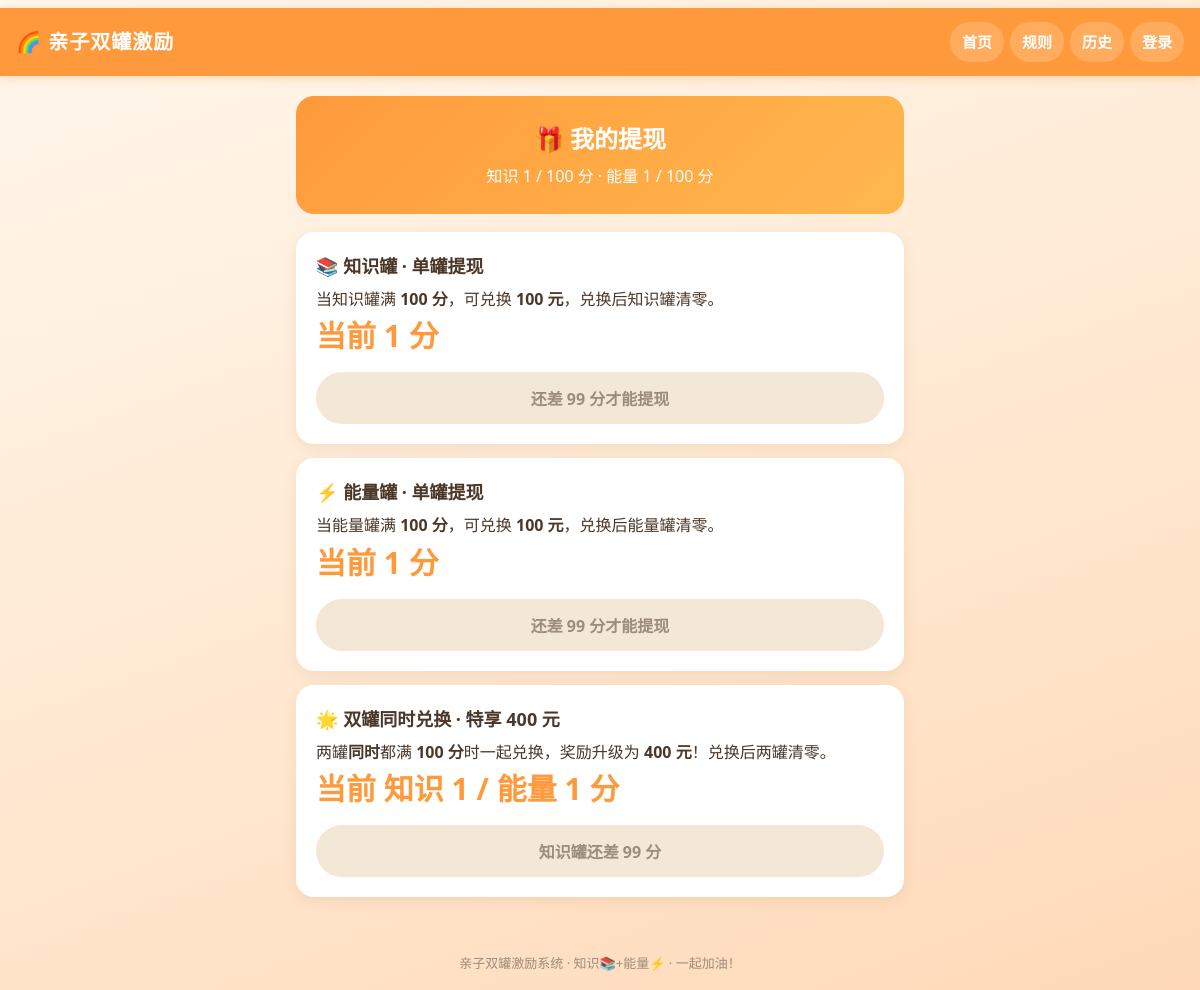
The app's page /withdraw, older data.
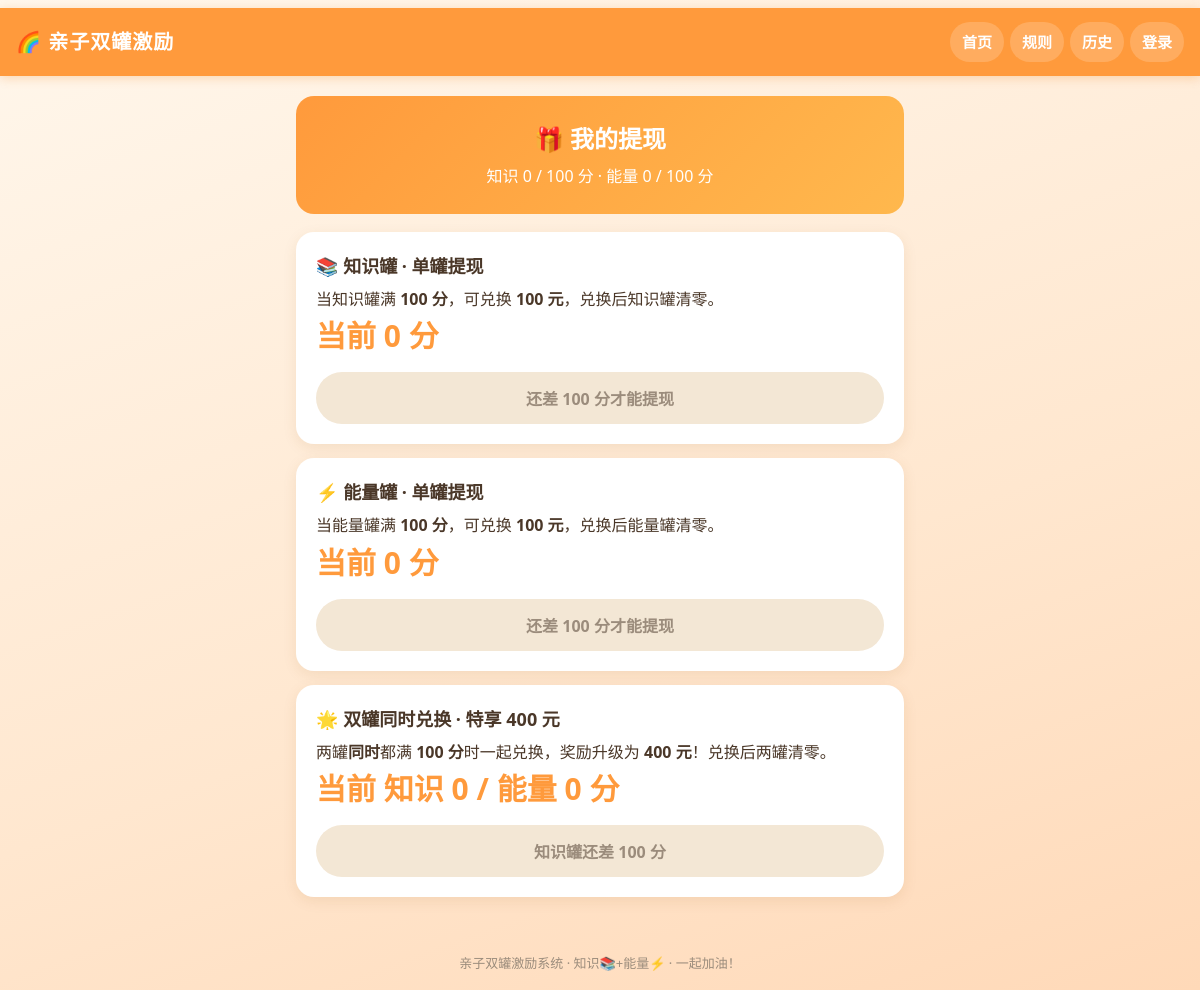
The same page, newer data.
### tables this page shows
CREATE TABLE jars (
  id           INTEGER PRIMARY KEY AUTOINCREMENT,
  user_id      INTEGER NOT NULL REFERENCES users(id),
  jar_type     TEXT NOT NULL CHECK(jar_type IN ('knowledge','energy')),
  balance      INTEGER NOT NULL DEFAULT 0,
  max_balance  INTEGER NOT NULL DEFAULT 100,
  updated_at   TEXT NOT NULL DEFAULT (datetime('now','localtime')),
  UNIQUE(user_id, jar_type)
);

### app.py (the view)
    @app.route("/withdraw")
    def withdraw():
        conn = get_db()
        role = session.get("role")
        if role == "parent":
            return redirect(url_for("parent"))
        if role == "child":
            uid = session["user_id"]
        else:
            child = conn.execute(
                "SELECT * FROM users WHERE role='child' ORDER BY id LIMIT 1"
            ).fetchone()
            uid = child["id"] if child else None
        if uid is None:
            return render_template("withdraw.html", knowledge=None, energy=None,
                                   max_balance=MAX_BALANCE)
        k = get_jar(uid, "knowledge")
        e = get_jar(uid, "energy")
        return render_template("withdraw.html", knowledge=k, energy=e,
                               max_balance=MAX_BALANCE)

### app.py (called while the page is built)
def get_jar(uid: int, jar_type: str):
    row = get_db().execute(
        "SELECT * FROM jars WHERE user_id=? AND jar_type=?", (uid, jar_type)
    ).fetchone()
    if row is None:
        return {"user_id": uid, "jar_type": jar_type, "balance": 0,
                "max_balance": MAX_BALANCE}
    return row

### database.py (called while the page is built)
def connect_db(db_path=None):
    if db_path is None:
        db_path = current_app.config["DATABASE"]
    conn = sqlite3.connect(db_path)
    conn.row_factory = sqlite3.Row
    conn.execute("PRAGMA foreign_keys = ON")
    return conn

def get_db():
    if "db" not in g:
        g.db = connect_db()
    return g.db

### templates/withdraw.html (shortened to what this page needs)
{% extends "base.html" %}
{% block content %}
<div class="withdraw-hero">
  <h1>🎁 我的提现</h1>
  <p>知识 {{ knowledge['balance'] }} / 100 分 · 能量 {{ energy['balance'] }} / 100 分</p>
</div>
<div class="withdraw-cards">
  <div class="w-card">
    <h2>📚 知识罐 · 单罐提现</h2>
    <p>当知识罐满 <b>{{ max_balance }} 分</b>，可兑换 <b>100 元</b>，兑换后知识罐清零。</p>
    <div class="w-stat">当前 {{ knowledge['balance'] }} 分</div>
    {% if knowledge['balance'] >= max_balance %}
    <form method="post" action="{{ url_for('withdraw_post') }}"
          data-confirm="确定用知识罐的100分兑换100元吗？确认后知识罐清零。">
      <input type="hidden" name="_csrf" value="{{ session.get('_csrf', '') }}">
      <input type="hidden" name="action" value="single_knowledge">
      <button type="submit" class="btn btn-primary">兑换 100 元</button>
    </form>
    {% else %}
    <button type="button" class="btn locked" disabled>还差 {{ max_balance - knowledge['balance'] }} 分才能提现</button>
    {% endif %}
  </div>
  <div class="w-card">
    <h2>⚡ 能量罐 · 单罐提现</h2>
    <p>当能量罐满 <b>{{ max_balance }} 分</b>，可兑换 <b>100 元</b>，兑换后能量罐清零。</p>
    <div class="w-stat">当前 {{ energy['balance'] }} 分</div>
    {% if energy['balance'] >= max_balance %}
    <form method="post" action="{{ url_for('withdraw_post') }}"
          data-confirm="确定用能量罐的100分兑换100元吗？确认后能量罐清零。">
      <input type="hidden" name="_csrf" value="{{ session.get('_csrf', '') }}">
      <input type="hidden" name="action" value="single_energy">
      <button type="submit" class="btn btn-primary">兑换 100 元</button>
    </form>
    {% else %}
    <button type="button" class="btn locked" disabled>还差 {{ max_balance - energy['balance'] }} 分才能提现</button>
    {% endif %}
  </div>
  <div class="w-card">
    <h2>🌟 双罐同时兑换 · 特享 400 元</h2>
    <p>两罐<b>同时</b>都满 <b>{{ max_balance }} 分</b>时一起兑换，奖励升级为 <b>400 元</b>！兑换后两罐清零。</p>
    <div class="w-stat">当前 知识 {{ knowledge['balance'] }} / 能量 {{ energy['balance'] }} 分</div>
    {% if knowledge['balance'] >= max_balance and energy['balance'] >= max_balance %}
    <form method="post" action="{{ url_for('withdraw_post') }}"
          data-confirm="两罐都满100分！确定同时兑换并拿到400元吗？确认后两罐清零。">
      <input type="hidden" name="_csrf" value="{{ session.get('_csrf', '') }}">
      <input type="hidden" name="action" value="double">
      <button type="submit" class="btn" style="background:#ff6f00;">兑换 400 元</button>
    </form>
    {% else %}
    <button type="button" class="btn locked" disabled>
      {% if knowledge['balance'] >= max_balance %}
        能量罐还差 {{ max_balance - energy['balance'] }} 分
      {% else %}
        知识罐还差 {{ max_balance - knowledge['balance'] }} 分
      {% endif %}
    </button>
    {% endif %}
  </div>
</div>
{% endblock %}

Row changes from the older to the newer data that the page shows:
changed jars (number 1 of 2 on the later page): balance "1" → "0"; max_balance-knowledge['balance'] "99" → "100"
changed jars (number 2 of 2 on the later page): balance "1" → "0"; max_balance-energy['balance'] "99" → "100"
